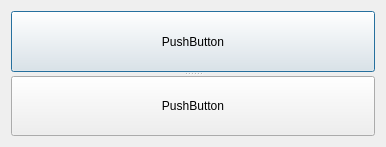
<?xml version="1.0" encoding="UTF-8"?>
<ui version="4.0">
 <class>Dialog</class>
 <widget class="QDialog" name="Dialog">
  <property name="geometry">
   <rect>
    <x>0</x>
    <y>0</y>
    <width>386</width>
    <height>147</height>
   </rect>
  </property>
  <property name="windowTitle">
   <string>Dialog</string>
  </property>
  <layout class="QVBoxLayout" name="verticalLayout">
   <item>
    <widget class="QSplitter" name="splitter">
     <property name="orientation">
      <enum>Qt::Vertical</enum>
     </property>
     <widget class="QPushButton" name="pushButton">
      <property name="text">
       <string>PushButton</string>
      </property>
     </widget>
     <widget class="QPushButton" name="pushButton_2">
      <property name="text">
       <string>PushButton</string>
      </property>
     </widget>
    </widget>
   </item>
  </layout>
 </widget>
 <layoutdefault spacing="6" margin="11"/>
 <resources/>
 <connections/>
</ui>
